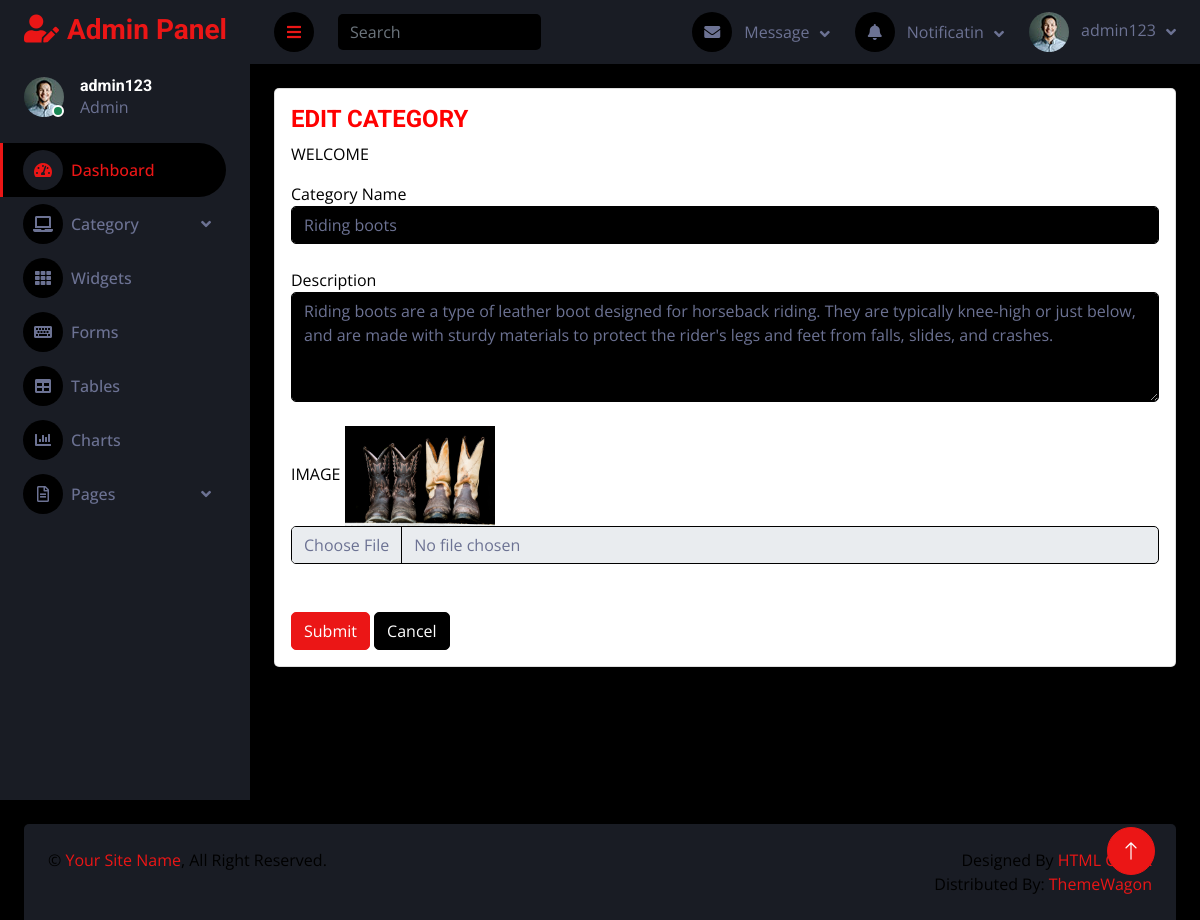
The page /Backend/edit_category/10/ (signed in) on the database its author committed.
### Backend/models.py (models this page shows)
class category2db(models.Model):
    cname=models.CharField(max_length=100,null=True,blank=True)
    cdescription=models.CharField(max_length=500,null=True,blank=True)
    cimage=models.ImageField(upload_to="category_images",null=True,blank=True)

### Backend/views.py (the view)
# urls.py: path('edit_category/<int:c_id>/', views.edit_category, name="edit_category"),
def edit_category(request,c_id):
    cat = category2db.objects.filter(id=c_id)
    return render(request, "edit_category.html", {'cat': cat})

### Backend/Templates/edit_category.html (shortened to what this page needs)
<!DOCTYPE html>
{% extends 'index_page.html' %}
{% block content %}
<html lang="en">
<head>
</head>
<body>
<div class="col-12 grid-margin stretch-card">
                <div class="card" style="">
                    <font color="black">
                  <div class="card-body">
                    <h4 class="card-title" style="color:red">EDIT CATEGORY</h4>
                    <p class="card-description">WELCOME</p>
                      {% for i in cat %}
                    <form class="forms-sample" method="post" action="{% url 'update_category' c_id=i.id %}" enctype="multipart/form-data">
                      <div class="form-group">
                        <label for="exampleInputName1">Category Name</label>
                        <input value="{{i.cname}}" type="text" class="form-control" id="exampleInputName1" placeholder="" name="cname">
                      </div><br>
                         <div class="form-group">
                        <label for="exampleTextarea1">Description</label>
                        <textarea class="form-control" id="exampleTextarea1" rows="4" name="cdescription">{{i.cdescription}}</textarea>
                      </div><br>
                      <div class="form-group">
                        <label for="exampleInputCity1">IMAGE</label>
                          <img width="150px" height="100px" src="{{i.cimage.url}}">
                        <input type="file" class="form-control" id="exampleInputCity1" placeholder="Location" name="cimage">
                      </div><br><br>
                      <button type="submit" class="btn btn-primary mr-2">Submit</button>
                      <button class="btn btn-dark">Cancel</button>
                    </form>
                      {% endfor %}
                  </div>
                </div>
              </div>
</body>
</html>
{% endblock %}

### Backend/static/In/css/style.css (style rules this page uses)
:root { --primary: #EB1616; --secondary: #191C24; --light: #6C7293; --dark: #000000; }
.btn { transition: .5s; }

### rows shown on the page
category2db: cname "Riding boots", cdescription "Riding boots are a type of leather boot designed for horseback riding. They are typically knee-high or just below, and are made with sturdy materials to protect the rider's legs and feet from falls, slides, and crashes.", cimage (picture)

### other values the page prints
{{ request.session.username }} "admin123"
